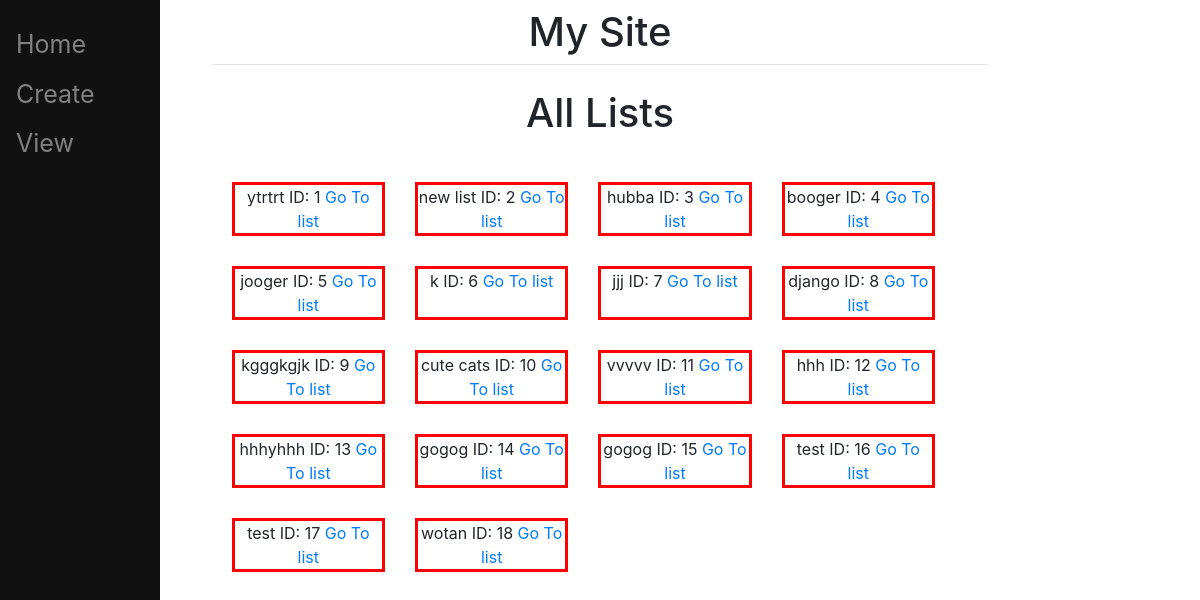
The app's page /, older data.
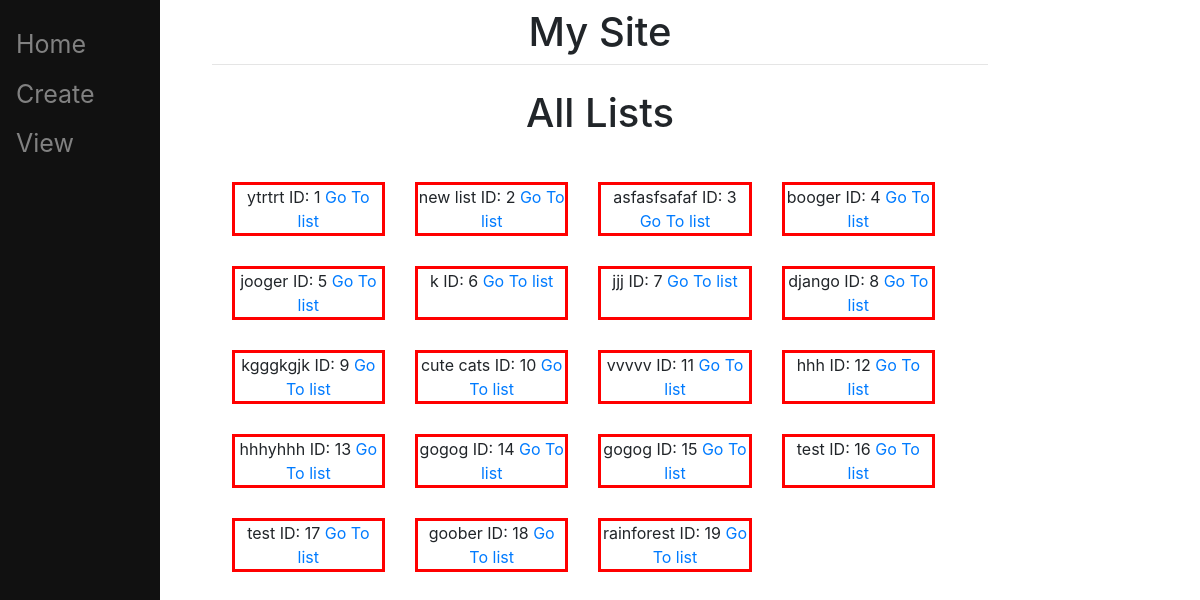
The same page, newer data.
### main/models.py (models this page shows, shortened)
class ToDoList(models.Model):
    name= models.CharField(max_length=200)
    image= models.ImageField(null=True,upload_to="images/")

### main/views.py (the view)
# urls.py: path("", views.home, name="home"),
def home(response):
     ls=ToDoList.objects.all()
     return render(response, "main/home.html",{"ls":ls})

### main/templates/main/home.html (shortened to what this page needs)
{% extends 'main/base.html'  %}
{%block content%}
<h1 class ="main"> All Lists </h1>
<div class = "container">
{% for item in ls %}
<div class="item">{{item.name}} ID: {{item.id}} <a href=http://127.0.0.1:8000/{{item.id}}> Go To list </a></div>
{% endfor %}
</div>
{% endblock%}

Row changes from the older to the newer data that the page shows:
changed ToDoList id 3: name "hubba" → "asfasfsafaf"
changed ToDoList id 18: name "wotan" → "goober"
added ToDoList: name "rainforest", id "19"
